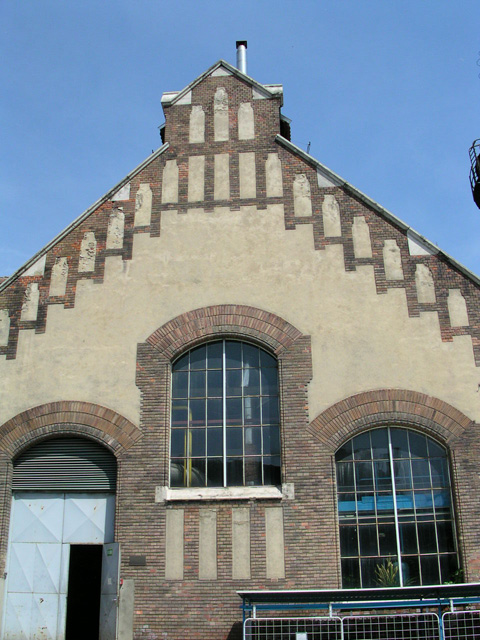
#> input picture english/img_processing/code/kazan1.jpg, 480 x 640 px
$ python hpf.py
#> lines starting #> are read from the running program, lines starting #| are printed output that depends on the picture
import cv2
import numpy as np
from scipy import ndimage

kernel_3x3 = np.array([[-1, -1, -1],
                   [-1,  8, -1],
                   [-1, -1, -1]])

kernel_5x5 = np.array([[-1, -1, -1, -1, -1],
                       [-1,  1,  2,  1, -1],
                       [-1,  2,  4,  2, -1],
                       [-1,  1,  2,  1, -1],
                       [-1, -1, -1, -1, -1]])

img = cv2.imread("kazan1.jpg", cv2.IMREAD_GRAYSCALE)
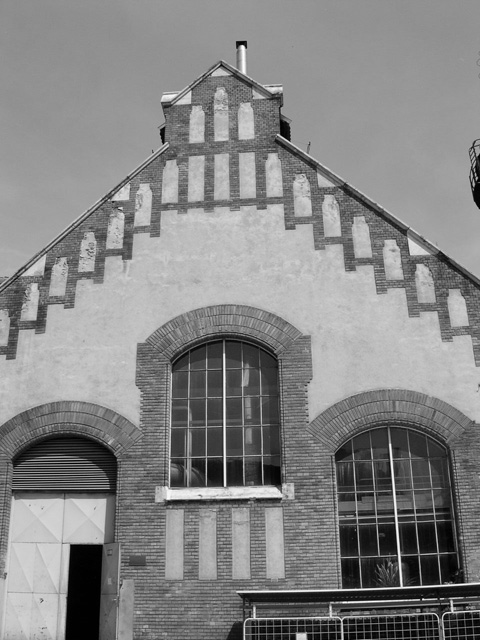
#> img: shape (640, 480); min 0, max 255, mean 132.8

k3 = ndimage.convolve(img, kernel_3x3)
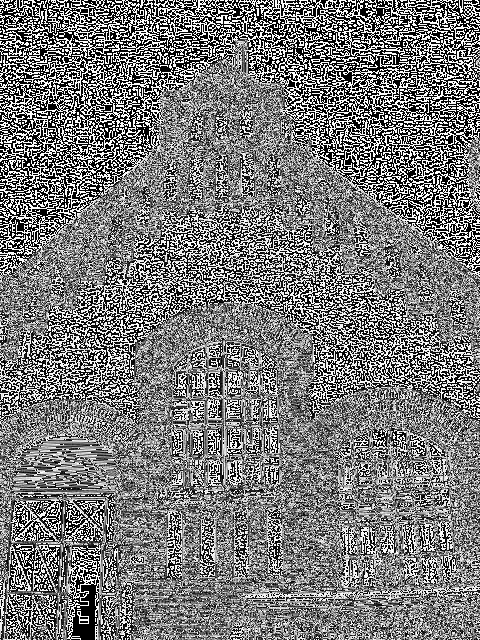
#> k3: shape (640, 480); min 0, max 255, mean 121.8
k5 = ndimage.convolve(img, kernel_5x5)
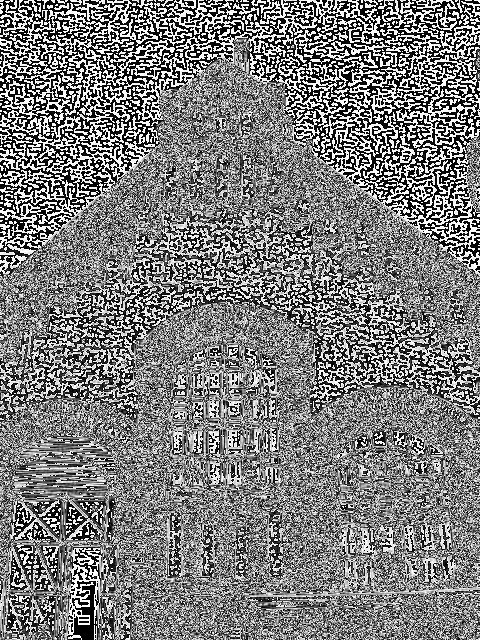
#> k5: shape (640, 480); min 0, max 255, mean 124.3

blurred = cv2.GaussianBlur(img, (17,17), 0)
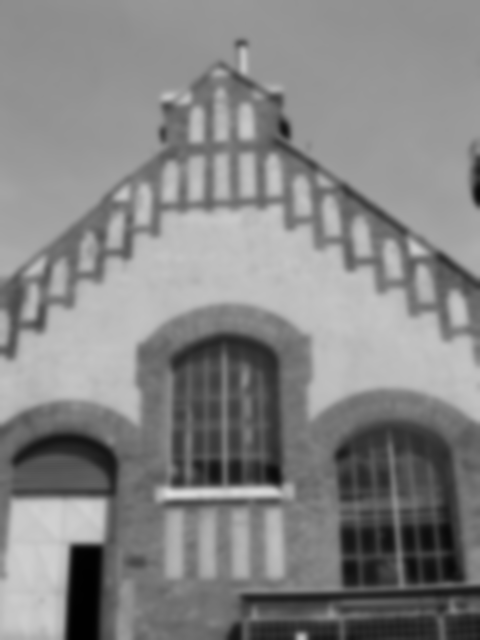
#> blurred: shape (640, 480); min 1, max 222, mean 132.8
g_hpf = img - blurred
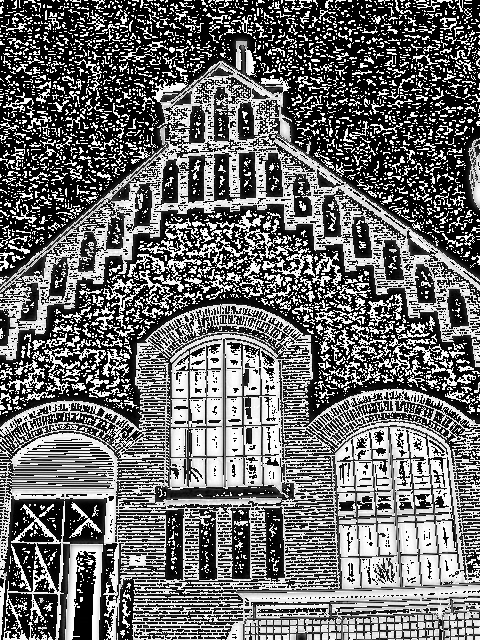
#> g_hpf: shape (640, 480); min 0, max 255, mean 109

cv2.imwrite("3x3.png", k3)
cv2.imwrite("5x5.png", k5)
cv2.imwrite("g_hpf.png", g_hpf)

$ run again, with english/img_processing/code/hm1.JPG copied over english/img_processing/code/kazan1.jpg
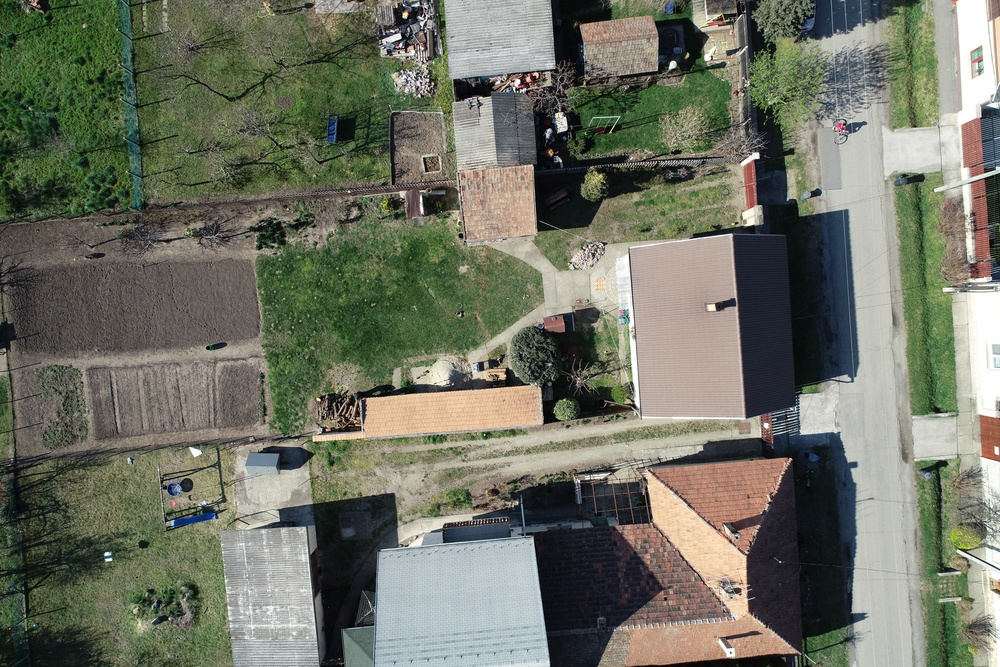
#> input picture english/img_processing/code/hm1.JPG, 1000 x 667 px, shrunk from 2736 x 1824 before the run
#> `k5 = ndimage.convolve(img, kernel_5x5)`:
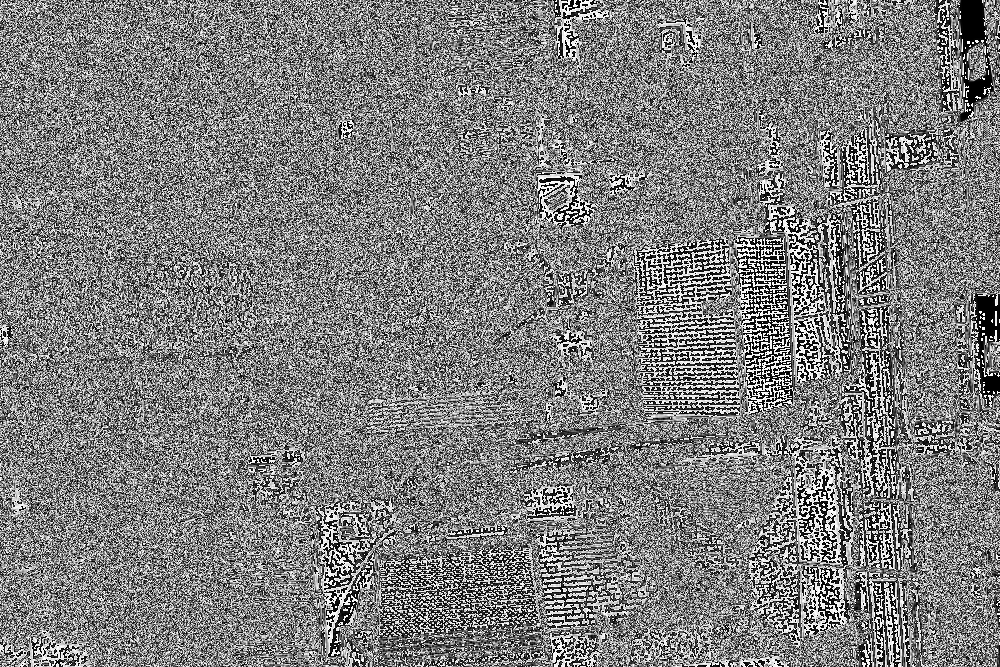
#> k5: shape (667, 1000); min 0, max 255, mean 126.4
#> `g_hpf = img - blurred`:
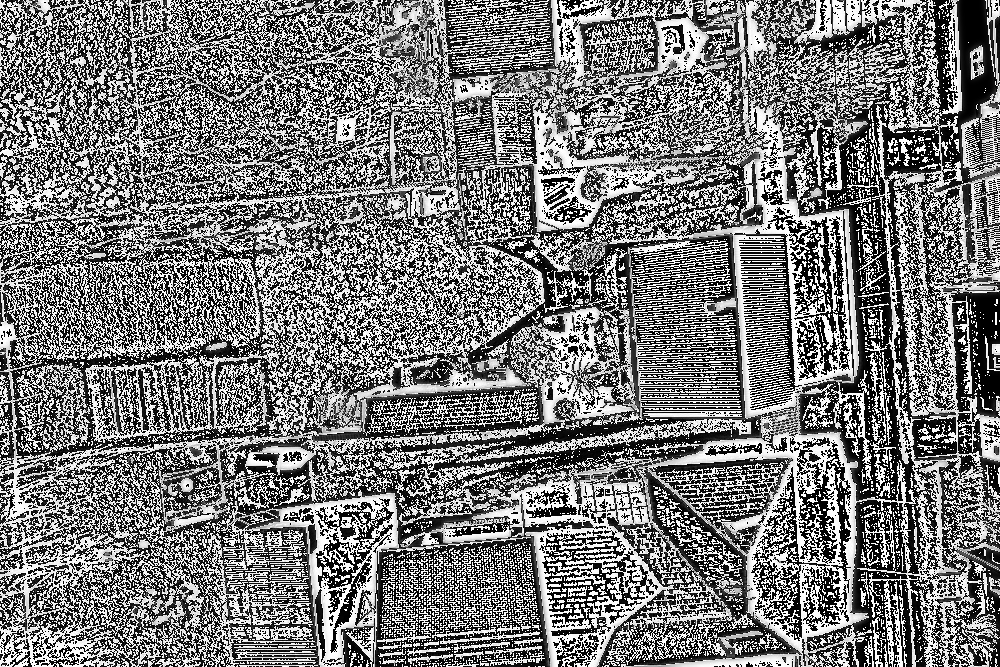
#> g_hpf: shape (667, 1000); min 0, max 255, mean 121.1
